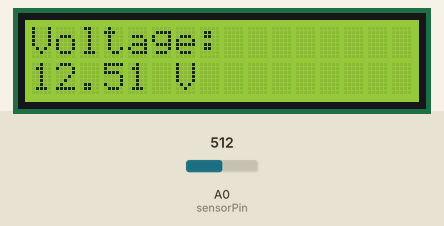
A sketch run on a simulated Arduino Uno, built with avr-gcc and run on an emulated ATmega328P. Parts: 16×2 character LCD. The test bench sets the inputs (shaded band); at power-on: A0 (sensorPin) = 512. What the sketch prints to the serial monitor is not drawn.

Above: at 1.2 s.
1.3 s: A0 (sensorPin) set to 716
At 2.2 s:
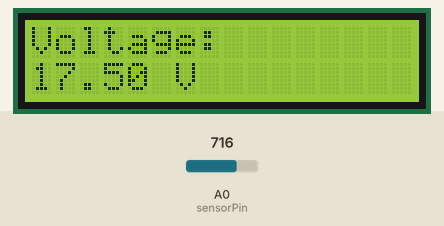
3.1 s: A0 (sensorPin) set to 900
At 4.2 s:
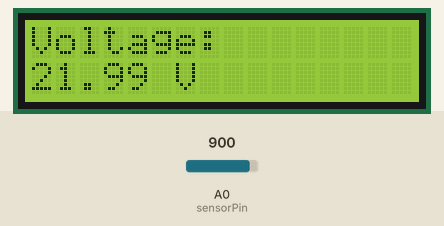
4.7 s: A0 (sensorPin) set to 1023
At 5.2 s:
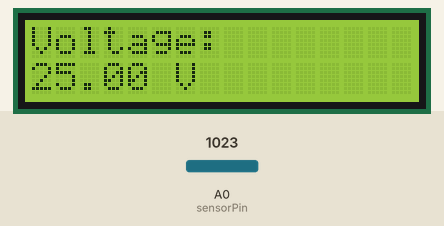
Timing chart, 0 to 7.7 s (numbered marks = the images above; inputs shaded):
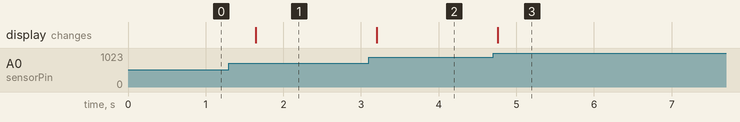

The sketch:

Voltage-Detection-Sensor.ino
```cpp
#include <Wire.h>
#include <LiquidCrystal_I2C.h>

LiquidCrystal_I2C lcd(0x27, 16, 2);

const int sensorPin = A0;

void setup() {
  Serial.begin(9600);
  lcd.init();
  lcd.backlight();
}

void loop() {
  int sensorValue = analogRead(sensorPin);

  float voltage = sensorValue * (5.0 / 1023.0);
  float inputVoltage = voltage * 5.0;

  lcd.clear();

  lcd.setCursor(0, 0);
  lcd.print("Voltage:");

  lcd.setCursor(0, 1);
  lcd.print(inputVoltage, 2);
  lcd.print(" V");

  Serial.print("Voltage = ");
  Serial.print(inputVoltage, 2);
  Serial.println(" V");

  delay(500);
}
```

Measured:
- after the input at 1.3 s, the display: changes after 0.34 s (image 1)
- after the input at 3.1 s, the display: changes after 0.10 s (image 2)
- after the input at 4.7 s, the display: changes after 0.06 s (image 3)
